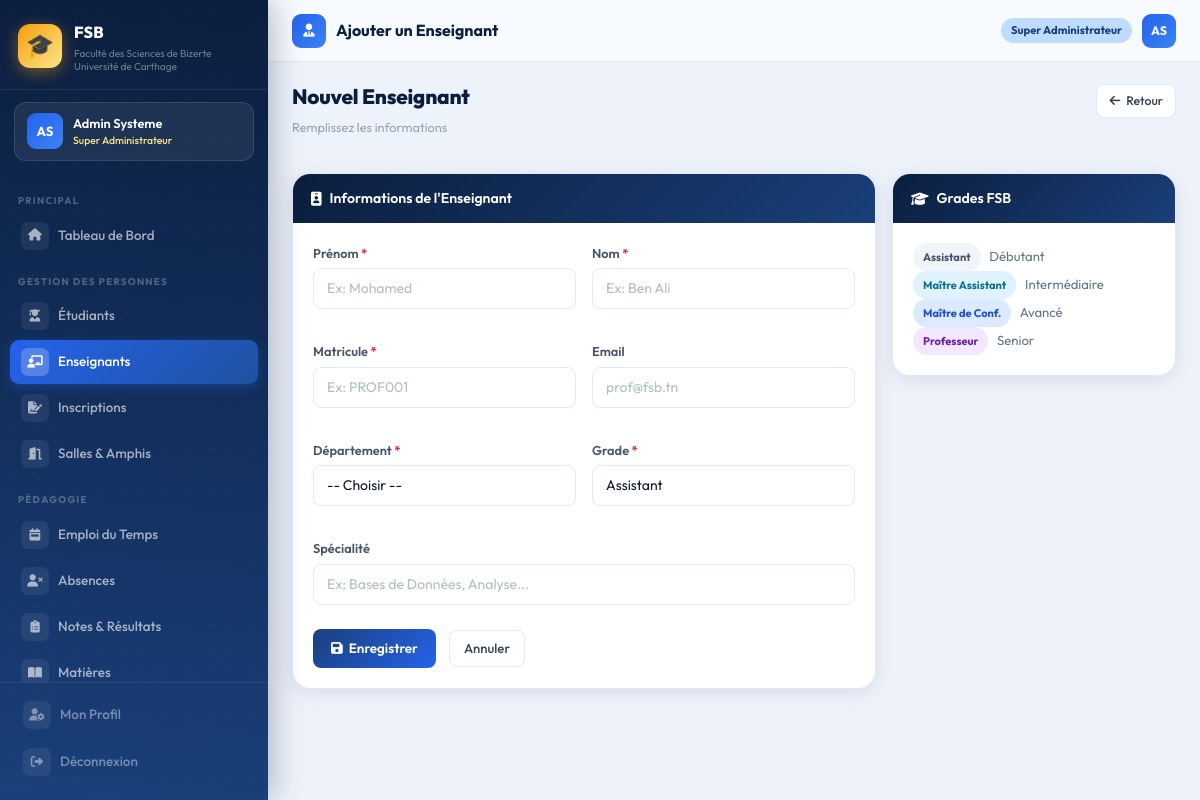
Page /dashboard/enseignants/ajouter/ (signed in) on the committed database.
### accounts/models.py (models this page shows, shortened)
class CustomUser(AbstractUser):
    ROLE_CHOICES = [
        ('super_admin',  'Super Administrateur'),
        ('admin',        'Administrateur'),
        ('scolarite',    'Agent Scolarité'),
        ('chef_dept',    'Chef de Département'),
        ('doyen',        'Doyen / Vice-Doyen'),
    ]
    role = models.CharField(
        max_length=20,
        choices=ROLE_CHOICES,
        default='scolarite'
    )
    telephone = models.CharField(max_length=20, blank=True)
    departement = models.CharField(max_length=50, blank=True)
    @property
    def is_super_admin(self):
        return self.role == 'super_admin'

### administration/views.py (the view, shortened to what this page needs)
@login_required
def ajouter_enseignant(request):
    return render(request, 'administration/enseignants/ajouter.html', {
        'departements': Departement.objects.all(),
        'grades':       Enseignant.GRADE_CHOICES,
    })

### administration/models.py (called while the page is built)
    def __str__(self):
        return self.get_nom_display()

### templates/administration/enseignants/ajouter.html (shortened to what this page needs)
{% extends 'base.html' %}
{% block page_icon %}<i class="fas fa-user-tie"></i>{% endblock %}
{% block page_title %}Ajouter un Enseignant{% endblock %}
{% block content %}
<div class="page-header">
  <div><h1>Nouvel Enseignant</h1><p class="sub">Remplissez les informations</p></div>
  <a href="{% url 'administration:liste_enseignants' %}" class="btn-ghost-fsb btn-sm">
    <i class="fas fa-arrow-left"></i> Retour
  </a>
</div>
<div class="row g-3">
  <div class="col-lg-8">
    <div class="card-fsb fu">
      <div class="card-fsb-header">
        <div class="header-left"><i class="fas fa-id-badge"></i> Informations de l'Enseignant</div>
      </div>
      <div class="card-fsb-body">
        <form method="post">
          <div class="row g-3">
            <div class="col-md-6 form-group">
              <label class="form-label">Prénom <span style="color:#e11d48">*</span></label>
              <input type="text" name="prenom" class="form-control" placeholder="Ex: Mohamed" required>
            </div>
            <div class="col-md-6 form-group">
              <label class="form-label">Nom <span style="color:#e11d48">*</span></label>
              <input type="text" name="nom" class="form-control" placeholder="Ex: Ben Ali" required>
            </div>
            <div class="col-md-6 form-group">
              <label class="form-label">Matricule <span style="color:#e11d48">*</span></label>
              <input type="text" name="matricule" class="form-control" placeholder="Ex: PROF001" required>
            </div>
            <div class="col-md-6 form-group">
              <label class="form-label">Email</label>
              <input type="email" name="email" class="form-control" placeholder="prof@fsb.tn">
            </div>
            <div class="col-md-6 form-group">
              <label class="form-label">Département <span style="color:#e11d48">*</span></label>
              <select name="departement" class="form-select" required>
                <option value="">-- Choisir --</option>
              </select>
            </div>
            <div class="col-md-6 form-group">
              <label class="form-label">Grade <span style="color:#e11d48">*</span></label>
              <select name="grade" class="form-select" required>
                {% for g in grades %}
                <option value="{{ g.0 }}">{{ g.1 }}</option>
                {% endfor %}
              </select>
            </div>
            <div class="col-12 form-group">
              <label class="form-label">Spécialité</label>
              <input type="text" name="specialite" class="form-control" placeholder="Ex: Bases de Données, Analyse...">
            </div>
            <div class="col-12" style="margin-top:8px">
              <button type="submit" class="btn-primary-fsb">
                <i class="fas fa-save"></i> Enregistrer
              </button>
              <a href="{% url 'administration:liste_enseignants' %}" class="btn-ghost-fsb" style="margin-left:10px">
                Annuler
              </a>
            </div>
          </div>
        </form>
      </div>
    </div>
  </div>
  <div class="col-lg-4">
    <div class="card-fsb fu fu2">
      <div class="card-fsb-header">
        <div class="header-left"><i class="fas fa-graduation-cap"></i> Grades FSB</div>
      </div>
      <div class="card-fsb-body">
        <div style="font-size:0.82rem;color:#64748b;line-height:2">
          <div><span class="badge-pill b-gray" style="margin-right:6px">Assistant</span> Débutant</div>
          <div><span class="badge-pill b-cyan" style="margin-right:6px">Maître Assistant</span> Intermédiaire</div>
          <div><span class="badge-pill b-blue" style="margin-right:6px">Maître de Conf.</span> Avancé</div>
          <div><span class="badge-pill b-purple" style="margin-right:6px">Professeur</span> Senior</div>
        </div>
      </div>
    </div>
  </div>
</div>
{% endblock %}

### templates/base.html (shortened to what this page needs)
<!DOCTYPE html>
<html lang="fr">
<head>
    <link href="https://cdn.jsdelivr.net/npm/bootstrap@5.3.2/dist/css/bootstrap.min.css" rel="stylesheet">
    <link href="https://cdnjs.cloudflare.com/ajax/libs/font-awesome/6.5.0/css/all.min.css" rel="stylesheet">
    {% load static %}
    <link rel="stylesheet" href="{% static 'css/fsb.css' %}">
</head>
<body>
    {% if user.is_authenticated %}
    <aside class="sidebar" id="sidebar">
        <div class="sidebar-brand">
            <div class="brand-logo">🎓</div>
            <div>
                <div class="brand-name">FSB</div>
                <div class="brand-desc">Faculté des Sciences de Bizerte<br>Université de Carthage</div>
            </div>
        </div>
        <div class="sidebar-user">
            <div class="user-avatar">{{ user.first_name|first|upper }}{{ user.last_name|first|upper }}</div>
            <div>
                <div class="user-fullname">{{ user.get_full_name|truncatechars:22 }}</div>
                <div class="user-role-badge">{{ user.get_role_display }}</div>
            </div>
        </div>
        <nav class="sidebar-nav">
            <span class="nav-section">Principal</span>
            <a href="{% url 'administration:dashboard' %}"
                class="sidebar-link {% if request.resolver_match.url_name == 'dashboard' %}active{% endif %}">
                <span class="s-icon"><i class="fas fa-home"></i></span>Tableau de Bord
            </a>
            <span class="nav-section">Gestion des Personnes</span>
            <a href="{% url 'administration:liste_etudiants' %}"
                class="sidebar-link {% if 'etudiants' in request.path %}active{% endif %}">
                <span class="s-icon"><i class="fas fa-user-graduate"></i></span>Étudiants
            </a>
            <a href="{% url 'administration:liste_enseignants' %}"
                class="sidebar-link {% if 'enseignants' in request.path %}active{% endif %}">
                <span class="s-icon"><i class="fas fa-chalkboard-teacher"></i></span>Enseignants
            </a>
            <a href="{% url 'administration:inscriptions' %}"
                class="sidebar-link {% if 'inscriptions' in request.path %}active{% endif %}">
                <span class="s-icon"><i class="fas fa-file-signature"></i></span>Inscriptions
            </a>
            <a href="{% url 'administration:salles' %}"
                class="sidebar-link {% if 'salles' in request.path %}active{% endif %}">
                <span class="s-icon"><i class="fas fa-door-open"></i></span>Salles & Amphis
            </a>
            <span class="nav-section">Pédagogie</span>
            <a href="{% url 'pedagogie:emploi_du_temps' %}"
                class="sidebar-link {% if 'emploi' in request.path %}active{% endif %}">
                <span class="s-icon"><i class="fas fa-calendar-week"></i></span>Emploi du Temps
            </a>
            <a href="{% url 'pedagogie:absences' %}"
                class="sidebar-link {% if 'absences' in request.path %}active{% endif %}">
                <span class="s-icon"><i class="fas fa-user-times"></i></span>Absences
            </a>
            <a href="{% url 'pedagogie:notes' %}"
                class="sidebar-link {% if 'notes' in request.path %}active{% endif %}">
                <span class="s-icon"><i class="fas fa-clipboard-list"></i></span>Notes & Résultats
            </a>
            <a href="{% url 'pedagogie:matieres' %}"
                class="sidebar-link {% if 'matieres' in request.path %}active{% endif %}">
                <span class="s-icon"><i class="fas fa-book-open"></i></span>Matières
            </a>
        </nav>
        <div class="sidebar-footer">
            <a href="{% url 'accounts:profile' %}" class="sidebar-link" style="margin-bottom:3px">
                <span class="s-icon"><i class="fas fa-user-cog"></i></span>Mon Profil
            </a>
            <a href="{% url 'accounts:logout' %}" class="sidebar-link danger">
                <span class="s-icon"><i class="fas fa-sign-out-alt"></i></span>Déconnexion
            </a>
        </div>
    </aside>
    <div class="main-wrapper">
        <header class="topbar">
            <div class="topbar-left">
                <div class="topbar-icon">{% block page_icon %}<i class="fas fa-th"></i>{% endblock %}</div>
                <span class="topbar-title">{% block page_title %}Tableau de Bord{% endblock %}</span>
            </div>
            <div class="topbar-right">
                <span class="role-chip">{{ user.get_role_display }}</span>
                <a class="user-avatar"
                    style="width:34px;height:34px;font-size:0.77rem;border-radius:9px;cursor:pointer;display:inline-flex;align-items:center;justify-content:center;text-decoration:none"
                    href="{% url 'accounts:profile' %}">
                    {{ user.first_name|first|upper }}{{ user.last_name|first|upper }}
                </a>
            </div>
        </header>
        <div class="content-area">
            {% block content %}{% endblock %}
        </div>
    </div>
    {% else %}
    {% block full_content %}{% endblock %}
    {% endif %}
    {% load static %}
</body>
</html>

### rows in the picture
CustomUser: first_name|first "A", last_name|first "S", get_full_name "Admin Systeme", role "Super Administrateur"

### other values in the picture
form field grade "Assistant"
